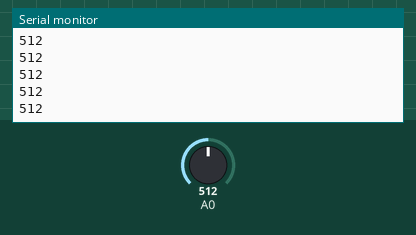
Bench run of a sketch on a simulated Arduino Uno, built with avr-gcc and run on an emulated ATmega328P. Parts: the last lines printed to the serial monitor. The test bench sets the inputs (shaded band); at power-on: A0 = 512.

Above: at 1.2 s.
1.3 s: A0 set to 716
At 2.2 s:
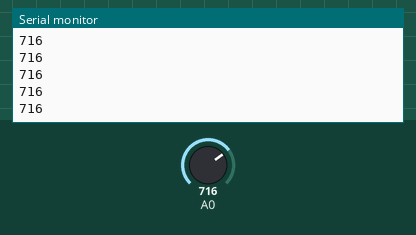
2.8 s: A0 set to 900
At 3.8 s:
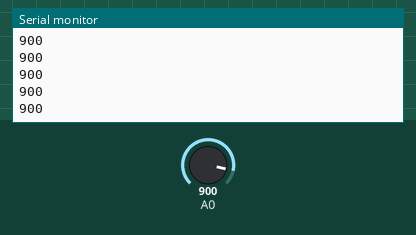
Timing chart, 0 to 5.8 s (numbered marks = the images above; inputs shaded):
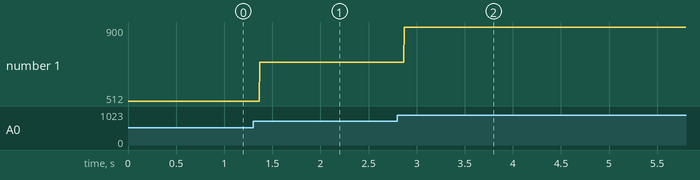

Measured:
- after the input at 1.3 s, the serial monitor: prints a new line after 0.07 s (image 1)
- after the input at 2.8 s, the serial monitor: prints a new line after 0.07 s (image 2)
- plotted number 1: 512 → 716 after the input at 1.3 s, 716 → 900 after the input at 2.8 s

The sketch:

CDS.ino
```cpp
void setup() {
  Serial.begin(9600);

}
void loop() {
  int lightValue = analogRead(A0);
  Serial.println(lightValue);

  if(lightValue<200){
    digitalWrite(7,HIGH);
  }else{
    digitalWrite(7,LOW);
  }

}
```
